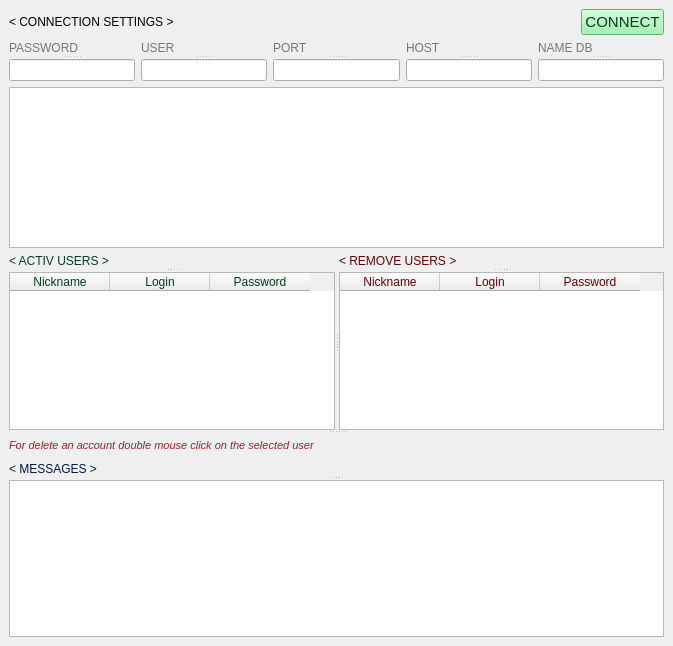
<?xml version="1.0" encoding="UTF-8"?>
<ui version="4.0">
 <class>MainWindow</class>
 <widget class="QMainWindow" name="MainWindow">
  <property name="geometry">
   <rect>
    <x>0</x>
    <y>0</y>
    <width>673</width>
    <height>646</height>
   </rect>
  </property>
  <property name="windowTitle">
   <string>ConsoleCHAT_SERVER</string>
  </property>
  <widget class="QWidget" name="centralwidget">
   <layout class="QVBoxLayout" name="verticalLayout_2">
    <item>
     <layout class="QHBoxLayout" name="horizontalLayout">
      <item>
       <widget class="QLabel" name="label_2">
        <property name="text">
         <string>&lt; CONNECTION SETTINGS &gt;</string>
        </property>
       </widget>
      </item>
      <item>
       <spacer name="horizontalSpacer">
        <property name="orientation">
         <enum>Qt::Horizontal</enum>
        </property>
        <property name="sizeHint" stdset="0">
         <size>
          <width>328</width>
          <height>20</height>
         </size>
        </property>
       </spacer>
      </item>
      <item>
       <widget class="QPushButton" name="connectPushButton">
        <property name="font">
         <font>
          <family>Ubuntu</family>
          <pointsize>11</pointsize>
          <weight>50</weight>
          <italic>false</italic>
          <bold>false</bold>
         </font>
        </property>
        <property name="styleSheet">
         <string notr="true">font: 11pt &quot;Ubuntu&quot;;
color: rgb(4, 62, 30);
background-color: rgb(143, 240, 164);</string>
        </property>
        <property name="text">
         <string>CONNECT</string>
        </property>
       </widget>
      </item>
     </layout>
    </item>
    <item>
     <layout class="QHBoxLayout" name="horizontalLayout_2">
      <item>
       <widget class="QSplitter" name="splitter_2">
        <property name="orientation">
         <enum>Qt::Vertical</enum>
        </property>
        <widget class="QLabel" name="port_label_4">
         <property name="font">
          <font>
           <pointsize>9</pointsize>
          </font>
         </property>
         <property name="styleSheet">
          <string notr="true">color: rgb(119, 118, 123);</string>
         </property>
         <property name="text">
          <string>PASSWORD</string>
         </property>
        </widget>
        <widget class="QLineEdit" name="password_lineEdit">
         <property name="text">
          <string/>
         </property>
        </widget>
       </widget>
      </item>
      <item>
       <widget class="QSplitter" name="splitter_4">
        <property name="orientation">
         <enum>Qt::Vertical</enum>
        </property>
        <widget class="QLabel" name="port_label_3">
         <property name="font">
          <font>
           <pointsize>9</pointsize>
          </font>
         </property>
         <property name="styleSheet">
          <string notr="true">color: rgb(119, 118, 123);</string>
         </property>
         <property name="text">
          <string>USER</string>
         </property>
        </widget>
        <widget class="QLineEdit" name="user_lineEdit">
         <property name="text">
          <string/>
         </property>
        </widget>
       </widget>
      </item>
      <item>
       <widget class="QSplitter" name="splitter_6">
        <property name="orientation">
         <enum>Qt::Vertical</enum>
        </property>
        <widget class="QLabel" name="port_label">
         <property name="font">
          <font>
           <pointsize>9</pointsize>
          </font>
         </property>
         <property name="styleSheet">
          <string notr="true">color: rgb(119, 118, 123);</string>
         </property>
         <property name="text">
          <string>PORT</string>
         </property>
        </widget>
        <widget class="QLineEdit" name="port_lineEdit">
         <property name="text">
          <string/>
         </property>
        </widget>
       </widget>
      </item>
      <item>
       <widget class="QSplitter" name="splitter_5">
        <property name="orientation">
         <enum>Qt::Vertical</enum>
        </property>
        <widget class="QLabel" name="port_label_2">
         <property name="font">
          <font>
           <pointsize>9</pointsize>
          </font>
         </property>
         <property name="styleSheet">
          <string notr="true">color: rgb(119, 118, 123);</string>
         </property>
         <property name="text">
          <string>HOST</string>
         </property>
        </widget>
        <widget class="QLineEdit" name="host_lineEdit">
         <property name="text">
          <string/>
         </property>
        </widget>
       </widget>
      </item>
      <item>
       <widget class="QSplitter" name="splitter">
        <property name="orientation">
         <enum>Qt::Vertical</enum>
        </property>
        <widget class="QLabel" name="port_label_5">
         <property name="font">
          <font>
           <pointsize>9</pointsize>
          </font>
         </property>
         <property name="styleSheet">
          <string notr="true">color: rgb(119, 118, 123);</string>
         </property>
         <property name="text">
          <string>NAME DB</string>
         </property>
        </widget>
        <widget class="QLineEdit" name="name_lineEdit">
         <property name="text">
          <string/>
         </property>
        </widget>
       </widget>
      </item>
     </layout>
    </item>
    <item>
     <widget class="QTextBrowser" name="connectionBrowser">
      <property name="font">
       <font>
        <pointsize>10</pointsize>
       </font>
      </property>
     </widget>
    </item>
    <item>
     <widget class="QSplitter" name="splitter_11">
      <property name="orientation">
       <enum>Qt::Vertical</enum>
      </property>
      <widget class="QSplitter" name="splitter_10">
       <property name="orientation">
        <enum>Qt::Horizontal</enum>
       </property>
       <widget class="QSplitter" name="splitter_8">
        <property name="orientation">
         <enum>Qt::Vertical</enum>
        </property>
        <widget class="QLabel" name="labelMessages_2">
         <property name="styleSheet">
          <string notr="true">color: rgb(4, 62, 30);</string>
         </property>
         <property name="text">
          <string>&lt; ACTIV USERS &gt;</string>
         </property>
        </widget>
        <widget class="QTableWidget" name="userTableWidget">
         <property name="styleSheet">
          <string notr="true">color: rgb(4, 62, 30);</string>
         </property>
         <property name="columnCount">
          <number>3</number>
         </property>
         <column>
          <property name="text">
           <string>Nickname</string>
          </property>
         </column>
         <column>
          <property name="text">
           <string>Login</string>
          </property>
         </column>
         <column>
          <property name="text">
           <string>Password</string>
          </property>
         </column>
        </widget>
       </widget>
       <widget class="QSplitter" name="splitter_9">
        <property name="orientation">
         <enum>Qt::Vertical</enum>
        </property>
        <widget class="QLabel" name="labelMessages_3">
         <property name="styleSheet">
          <string notr="true">color: rgb(98, 3, 3);</string>
         </property>
         <property name="text">
          <string>&lt; REMOVE USERS &gt;</string>
         </property>
        </widget>
        <widget class="QTableWidget" name="removeUsersTableWidget">
         <property name="styleSheet">
          <string notr="true">color: rgb(98, 3, 3);</string>
         </property>
         <property name="columnCount">
          <number>3</number>
         </property>
         <column>
          <property name="text">
           <string>Nickname</string>
          </property>
         </column>
         <column>
          <property name="text">
           <string>Login</string>
          </property>
         </column>
         <column>
          <property name="text">
           <string>Password</string>
          </property>
         </column>
        </widget>
       </widget>
      </widget>
      <widget class="QLabel" name="label">
       <property name="font">
        <font>
         <pointsize>8</pointsize>
         <italic>true</italic>
        </font>
       </property>
       <property name="styleSheet">
        <string notr="true">color: rgb(165, 29, 45);</string>
       </property>
       <property name="text">
        <string>For delete an account double mouse click on the selected user</string>
       </property>
       <property name="wordWrap">
        <bool>true</bool>
       </property>
      </widget>
     </widget>
    </item>
    <item>
     <widget class="QSplitter" name="splitter_3">
      <property name="orientation">
       <enum>Qt::Vertical</enum>
      </property>
      <widget class="QLabel" name="label_3">
       <property name="styleSheet">
        <string notr="true">color: rgb(3, 23, 77);</string>
       </property>
       <property name="text">
        <string>&lt; MESSAGES &gt;</string>
       </property>
      </widget>
      <widget class="QTextBrowser" name="chatBrowser">
       <property name="styleSheet">
        <string notr="true">color: rgb(3, 23, 77);</string>
       </property>
      </widget>
     </widget>
    </item>
   </layout>
  </widget>
 </widget>
 <resources/>
 <connections/>
</ui>
